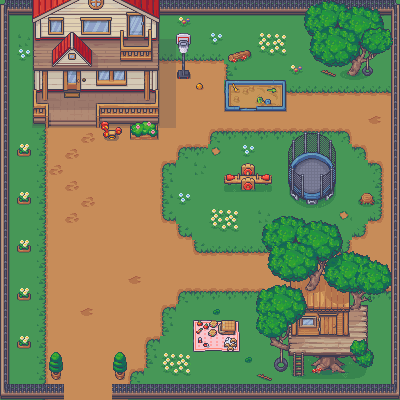

A level layout from a 2D game, rendered from its tile map. Below: a short description, then the map file with its tile-grid data intact:
An orthogonal 25x25 tile map with 16x16 px tiles, 4 tile layers (Tile Layer 1, Tile Layer 2, Tile Layer 3, Tile Layer 4), 2 tilesets.

<map version="1.10" tiledversion="1.10.1" orientation="orthogonal" renderorder="right-down" width="25" height="25" tilewidth="16" tileheight="16" infinite="0" nextlayerid="5" nextobjectid="1">
 <tileset firstgid="1" source="../TileMaps/1_Terrains_16x16.tsx" />
 <tileset firstgid="2945" source="../TileMaps/4_Villas_16x16.tsx" />
 <layer id="1" name="Tile Layer 1" width="25" height="25">
  <data encoding="csv">
90,90,90,90,90,90,90,90,90,90,90,90,90,90,90,90,90,90,90,90,90,90,90,90,90,
90,90,90,90,90,90,90,90,90,90,90,90,90,90,90,90,90,90,90,90,90,90,90,90,90,
90,90,90,90,90,90,90,90,90,90,90,90,90,90,90,90,90,90,90,90,90,90,90,90,90,
90,90,90,90,90,90,90,90,122,122,122,122,122,122,90,90,90,90,90,90,90,90,90,90,90,
90,90,90,153,153,153,153,153,153,153,153,153,153,153,89,90,90,90,90,90,90,90,90,90,90,
90,90,90,153,153,153,153,153,153,153,153,153,153,153,122,122,122,122,122,122,122,122,122,122,122,
90,90,90,153,153,153,153,153,153,153,153,153,153,153,153,153,153,153,153,153,153,153,153,153,153,
90,90,90,153,153,153,153,153,153,153,153,153,153,153,153,153,153,153,153,153,153,153,153,153,153,
90,90,92,153,153,153,153,153,153,153,153,153,153,57,58,58,58,58,58,58,58,60,153,153,153,
90,90,92,153,153,153,153,153,153,153,153,57,58,192,90,90,90,90,90,90,90,90,60,153,153,
90,90,92,153,153,153,153,153,153,153,57,90,192,90,90,90,90,90,90,90,90,90,90,60,153,
90,90,92,153,153,153,153,153,153,153,89,90,90,90,90,90,90,90,90,90,90,90,90,92,153,
90,90,92,153,153,153,153,153,153,153,89,90,90,90,90,90,90,90,90,90,90,90,90,92,153,
90,90,92,153,153,153,153,153,153,153,121,90,90,90,90,90,192,90,90,90,90,192,90,124,153,
90,90,92,153,153,153,153,153,153,153,153,121,90,90,90,90,90,90,90,90,90,90,124,153,153,
90,90,92,153,153,153,153,153,153,153,153,153,121,122,122,122,122,122,122,122,122,124,153,153,153,
90,90,92,153,153,153,153,153,153,153,153,153,153,153,153,153,153,153,153,153,153,153,153,153,153,
90,90,92,153,153,153,153,153,153,153,153,153,153,153,153,153,153,153,153,153,153,153,153,153,153,
90,90,92,153,153,153,153,153,153,153,153,57,58,58,58,58,58,58,58,58,58,58,58,58,58,
90,90,92,153,153,156,153,153,153,153,57,90,90,90,90,90,90,90,90,90,90,90,90,90,90,
90,90,92,153,153,153,153,153,153,153,89,90,90,90,90,90,90,90,90,90,90,90,90,90,90,
90,90,92,153,153,153,153,153,153,57,90,90,90,90,90,90,90,90,90,90,90,90,90,90,90,
90,90,92,153,153,153,153,153,153,89,90,90,90,90,90,90,90,90,90,90,90,90,90,90,90,
90,90,92,153,153,153,153,153,57,90,90,90,90,90,90,90,90,90,90,90,90,90,90,90,90,
90,90,92,153,153,153,153,153,90,90,90,90,90,90,90,90,90,90,90,90,90,90,90,90,90
</data>
 </layer>
 <layer id="2" name="Tile Layer 2" width="25" height="25">
  <data encoding="csv">
2672,2673,2673,2673,2673,2673,2673,2673,2673,2673,2673,2673,2673,2673,2673,2673,2673,2673,2673,2673,2673,2673,2673,2674,2675,
2704,0,0,0,0,0,0,0,0,0,0,0,0,0,0,0,0,0,0,0,0,0,0,0,2707,
2704,0,0,0,0,0,0,0,0,0,0,0,0,0,0,0,0,0,0,0,0,0,0,0,2707,
2704,0,0,0,0,0,0,0,0,0,0,0,0,0,0,0,0,0,0,0,0,0,0,0,2707,
2704,0,0,0,0,0,0,0,0,0,0,0,0,0,0,0,0,0,0,0,0,0,0,0,2707,
2704,0,0,0,0,0,0,0,0,0,0,0,0,0,0,0,0,0,0,0,0,0,0,0,2707,
2704,0,0,0,0,0,0,0,0,0,0,0,0,0,0,0,0,0,0,0,0,0,0,0,2707,
2704,0,0,0,0,0,0,0,0,0,0,0,0,0,0,0,0,0,0,0,0,0,0,0,2707,
2704,0,0,0,0,0,0,0,0,0,0,0,0,0,0,0,0,0,0,0,0,0,0,0,2707,
2704,0,0,0,0,0,0,0,0,0,0,0,0,0,0,0,0,0,0,0,0,0,0,0,2707,
2704,0,0,0,0,0,0,0,0,0,0,0,0,0,0,0,0,0,0,0,0,0,0,0,2707,
2704,0,0,0,0,0,0,0,0,0,0,0,0,0,0,0,0,0,0,0,0,0,0,0,2707,
2704,0,0,0,0,0,0,0,0,0,0,0,0,0,0,0,0,0,0,0,0,0,0,0,2707,
2704,0,0,0,0,0,0,0,0,0,0,0,0,0,0,0,0,0,0,0,0,0,0,0,2707,
2704,0,0,0,0,0,0,0,0,0,0,0,0,0,0,0,0,0,0,0,0,0,0,0,2707,
2704,0,0,0,0,0,0,0,0,0,0,0,0,0,0,0,0,0,0,0,0,0,0,0,2707,
2704,0,0,0,0,0,0,0,0,0,0,0,0,0,0,0,0,0,0,0,0,0,0,0,2707,
2704,0,0,0,0,0,0,0,0,0,0,0,0,0,0,0,0,0,0,0,0,0,0,0,2707,
2704,0,0,0,0,0,0,0,0,0,0,0,0,0,0,0,0,0,0,0,0,0,0,0,2707,
2704,0,0,0,0,0,0,0,0,0,0,0,0,0,0,0,0,0,0,0,0,0,0,0,2707,
2704,0,0,0,0,0,0,0,0,0,0,0,0,0,0,0,0,0,0,0,0,0,0,0,2707,
2704,0,0,0,0,0,0,0,0,0,0,0,0,0,0,0,0,0,0,0,0,0,0,0,2707,
2704,0,0,0,0,0,0,0,0,0,0,0,0,0,0,0,0,0,0,0,0,0,0,0,2707,
2704,0,0,0,0,0,0,0,0,0,0,0,0,0,0,0,0,0,0,0,0,0,0,0,2707,
2768,2769,2769,2769,0,0,0,2769,2769,2769,2769,2769,2769,2769,2769,2769,2769,2769,2769,2769,2769,2769,2769,2769,2771
</data>
 </layer>
 <layer id="3" name="Tile Layer 3" width="25" height="25">
  <data encoding="csv">
0,0,3553,3554,3555,3556,3557,3558,3559,3560,3561,0,0,0,0,0,0,0,0,4306,4307,4308,4309,4310,4311,
0,0,3585,3586,3587,3588,3589,3590,3591,3592,3593,0,0,0,0,0,0,0,0,4338,4339,4340,4341,4342,4343,
0,0,3617,3618,3619,3620,3621,3622,3623,3624,3625,0,0,0,0,0,0,0,0,4370,4371,4372,4373,4374,4375,
0,0,3649,3650,3651,3652,3653,3654,3655,3656,3657,0,0,0,4180,4181,0,0,0,4402,4403,4404,4405,4406,4407,
0,0,3681,3682,3683,3684,3685,3686,3687,3688,3689,0,0,0,0,0,0,0,0,4434,4435,4436,4437,4438,4439,
0,0,3713,3714,3715,3716,3717,3718,3719,3720,3721,0,0,0,0,0,0,0,0,0,0,0,0,0,0,
0,0,3745,3746,3747,3748,3749,3750,3751,3752,3753,0,0,0,0,0,0,0,0,0,0,0,0,0,0,
0,0,3777,3778,3779,3780,3781,3782,3783,3784,3785,0,0,0,0,0,0,0,0,0,0,0,0,0,0,
0,0,0,0,0,0,0,0,0,0,0,0,0,0,0,0,0,0,0,0,0,0,0,0,0,
0,0,0,0,0,0,0,0,0,0,0,0,0,0,0,0,0,0,0,0,0,0,0,0,0,
0,0,0,0,0,0,0,0,0,0,0,0,0,0,3484,3485,3486,0,0,0,0,0,0,0,0,
0,0,0,0,0,0,0,0,0,0,0,0,0,0,3516,3517,3518,0,0,0,0,0,0,0,0,
0,0,0,0,0,0,0,0,0,0,0,0,0,0,0,0,0,0,0,0,0,0,0,0,0,
0,0,0,0,0,0,0,0,0,0,0,0,0,0,0,0,4425,4426,4427,4428,4429,4430,0,0,4433,
0,0,0,0,0,0,0,0,0,0,0,0,0,0,0,90,4457,4458,4459,4460,4461,4462,4463,4464,4465,
0,0,0,0,0,0,0,0,0,0,0,0,0,0,0,0,4489,4490,4491,4492,4493,4494,4495,4496,4497,
0,0,0,0,0,0,0,0,0,0,0,0,0,0,0,0,4521,4522,4523,4524,4525,4526,4527,4528,4529,
0,0,0,0,0,0,0,0,0,0,0,0,0,0,0,0,4553,4554,4555,4556,4557,4558,4559,4560,4561,
0,0,0,0,0,0,0,0,0,0,0,0,0,0,0,0,4585,4586,4587,4588,4589,4590,4591,4592,4593,
0,0,0,0,0,0,0,0,0,0,0,0,0,0,0,0,4617,4618,4619,4620,4621,4622,4623,4624,4625,
0,0,0,0,0,0,0,0,0,0,0,0,4508,4509,4510,0,4649,4650,4651,4652,4653,4654,4655,4656,4657,
0,0,0,0,0,0,0,0,0,0,0,0,4540,4541,4542,0,4681,4682,4683,4684,4685,4686,4687,4688,4689,
0,0,0,0,0,0,0,0,0,0,0,0,0,0,0,0,4713,4714,4715,4716,4717,4718,4719,4720,4721,
0,0,0,0,0,0,0,0,0,0,0,0,0,0,0,0,4745,4746,4747,4748,4749,4750,4751,4752,4753,
0,0,0,0,0,0,0,0,0,0,0,0,0,0,0,0,0,0,0,0,0,0,0,0,0
</data>
 </layer>
 <layer id="4" name="Tile Layer 4" width="25" height="25">
  <data encoding="csv">
0,0,0,0,0,0,0,0,0,0,0,0,0,0,0,0,0,0,0,0,0,0,0,0,0,
0,0,0,0,0,0,0,0,0,0,0,4114,0,0,0,0,0,0,0,0,0,0,0,0,0,
0,91,0,0,0,0,0,0,0,0,0,4062,0,4082,0,0,4115,4116,0,0,0,0,0,0,0,
0,4082,0,0,0,0,0,0,0,0,0,4094,0,0,0,0,4147,4148,0,0,0,0,0,0,0,
0,0,0,0,0,0,0,0,0,0,0,4126,0,0,3862,3863,3864,3865,4114,0,4214,0,0,0,0,
0,0,0,0,0,0,0,0,0,0,0,0,4127,0,3894,3895,3896,3897,0,0,0,0,0,0,0,
0,0,0,0,0,0,0,0,0,0,0,0,0,0,3926,3927,3928,3929,0,0,0,0,0,0,0,
0,0,0,0,0,0,3487,3488,4091,4092,0,0,0,0,0,0,0,0,0,0,0,0,0,156,0,
0,0,0,0,0,155,3519,3520,4123,4124,0,0,0,0,0,0,0,0,4257,4258,4259,0,0,0,0,
0,4178,0,0,155,0,0,0,0,0,0,0,0,0,0,4082,0,0,4289,4290,4291,0,0,0,0,
0,0,0,155,0,0,0,0,0,0,0,0,91,0,0,0,0,0,4321,4322,4323,0,0,0,0,
0,0,0,0,155,0,0,0,0,0,0,0,0,0,0,0,0,0,4353,4354,4355,0,0,0,0,
0,4178,0,0,0,155,0,0,0,0,0,4082,0,0,0,0,0,0,4385,4386,4387,0,4020,4021,0,
0,0,0,0,155,0,0,0,0,0,0,0,0,4115,4116,0,91,0,0,0,0,0,0,0,0,
0,0,0,0,0,0,0,0,0,0,0,0,0,4147,4148,0,0,0,0,0,0,0,0,0,0,
0,4178,0,0,0,0,0,0,0,0,0,0,0,0,0,0,0,0,0,0,0,0,0,0,0,
0,0,0,0,0,0,0,0,0,0,0,0,0,0,0,0,0,0,0,0,0,0,0,0,0,
0,0,0,0,0,0,0,0,156,0,0,0,0,0,0,0,0,0,0,0,0,0,0,0,0,
0,4178,0,0,0,0,0,0,0,0,0,0,0,0,0,0,0,0,0,0,0,0,0,0,0,
0,0,0,0,0,0,0,0,0,0,0,0,0,4146,0,0,0,0,0,0,0,0,0,0,0,
0,0,0,0,0,0,0,0,0,0,0,0,0,0,0,0,0,0,0,0,0,0,0,0,0,
0,4178,0,0,0,0,0,0,0,0,0,0,0,0,0,0,0,0,0,0,0,0,0,0,0,
0,0,0,4247,0,0,0,4247,0,0,4115,4116,0,0,0,4146,0,0,0,0,0,0,0,0,0,
0,0,0,4279,0,0,0,4279,0,0,4147,4148,0,0,0,0,4214,0,0,0,0,0,0,0,0,
0,0,0,0,0,0,0,0,0,0,0,0,0,0,0,0,0,0,0,0,0,0,0,0,0
</data>
 </layer>
</map>
